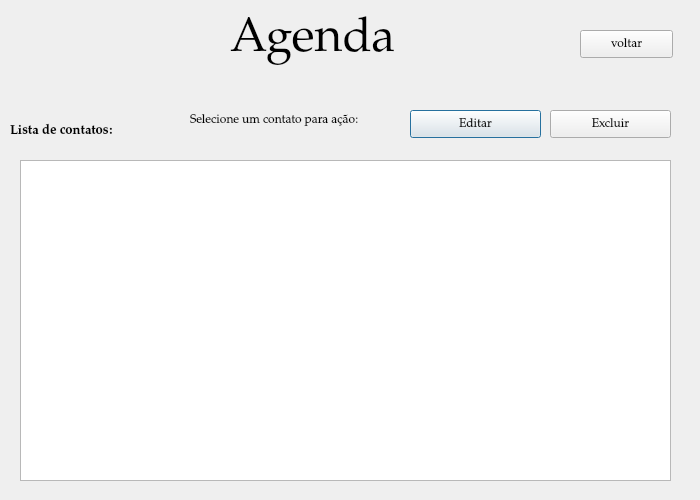
<?xml version="1.0" encoding="UTF-8"?>
<ui version="4.0">
 <class>ListaDeContatos</class>
 <widget class="QDialog" name="ListaDeContatos">
  <property name="geometry">
   <rect>
    <x>0</x>
    <y>0</y>
    <width>700</width>
    <height>500</height>
   </rect>
  </property>
  <property name="font">
   <font>
    <family>Palatino Linotype</family>
   </font>
  </property>
  <property name="windowTitle">
   <string>Dialog</string>
  </property>
  <widget class="QLabel" name="label_nome_principal">
   <property name="geometry">
    <rect>
     <x>230</x>
     <y>0</y>
     <width>221</width>
     <height>81</height>
    </rect>
   </property>
   <property name="font">
    <font>
     <family>Palatino Linotype</family>
     <pointsize>36</pointsize>
    </font>
   </property>
   <property name="text">
    <string>Agenda</string>
   </property>
  </widget>
  <widget class="QLabel" name="label_lista_de_contatos">
   <property name="geometry">
    <rect>
     <x>10</x>
     <y>120</y>
     <width>161</width>
     <height>21</height>
    </rect>
   </property>
   <property name="font">
    <font>
     <family>Palatino Linotype</family>
     <pointsize>10</pointsize>
     <weight>75</weight>
     <bold>true</bold>
    </font>
   </property>
   <property name="text">
    <string>Lista de contatos:</string>
   </property>
  </widget>
  <widget class="QPushButton" name="pushButton_editar">
   <property name="geometry">
    <rect>
     <x>410</x>
     <y>110</y>
     <width>131</width>
     <height>28</height>
    </rect>
   </property>
   <property name="text">
    <string>Editar</string>
   </property>
  </widget>
  <widget class="QTableWidget" name="tableWidget_contatos">
   <property name="geometry">
    <rect>
     <x>20</x>
     <y>160</y>
     <width>651</width>
     <height>321</height>
    </rect>
   </property>
  </widget>
  <widget class="QPushButton" name="pushButton_excluir">
   <property name="geometry">
    <rect>
     <x>550</x>
     <y>110</y>
     <width>121</width>
     <height>28</height>
    </rect>
   </property>
   <property name="text">
    <string>Excluir</string>
   </property>
  </widget>
  <widget class="QPushButton" name="pushButton_voltar">
   <property name="geometry">
    <rect>
     <x>580</x>
     <y>30</y>
     <width>93</width>
     <height>28</height>
    </rect>
   </property>
   <property name="text">
    <string>voltar</string>
   </property>
  </widget>
  <widget class="QLabel" name="label">
   <property name="geometry">
    <rect>
     <x>190</x>
     <y>110</y>
     <width>211</width>
     <height>20</height>
    </rect>
   </property>
   <property name="font">
    <font>
     <pointsize>9</pointsize>
    </font>
   </property>
   <property name="text">
    <string>Selecione um contato para ação:</string>
   </property>
  </widget>
 </widget>
 <resources/>
 <connections/>
</ui>
